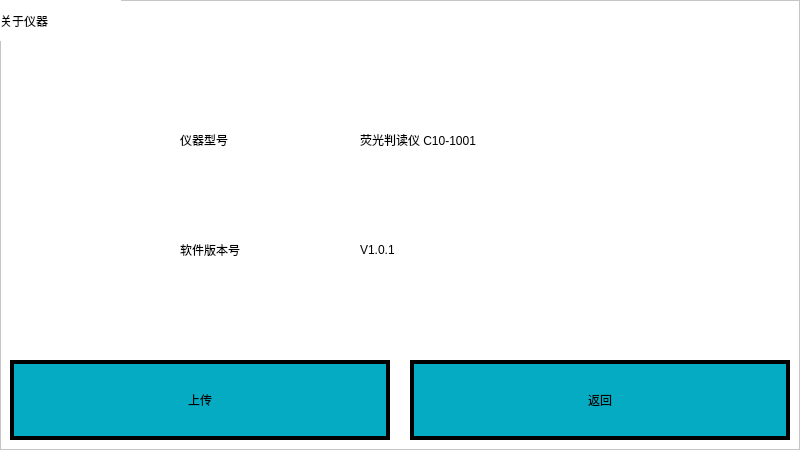
<?xml version="1.0" encoding="UTF-8"?>
<ui version="4.0">
 <class>Form</class>
 <widget class="QWidget" name="Form">
  <property name="geometry">
   <rect>
    <x>0</x>
    <y>0</y>
    <width>800</width>
    <height>450</height>
   </rect>
  </property>
  <property name="windowTitle">
   <string>Form</string>
  </property>
  <property name="styleSheet">
   <string notr="true">background-color: rgb(255, 255, 255);</string>
  </property>
  <widget class="QFrame" name="frame">
   <property name="geometry">
    <rect>
     <x>0</x>
     <y>0</y>
     <width>800</width>
     <height>450</height>
    </rect>
   </property>
   <property name="frameShape">
    <enum>QFrame::StyledPanel</enum>
   </property>
   <property name="frameShadow">
    <enum>QFrame::Raised</enum>
   </property>
   <widget class="QLabel" name="label_36">
    <property name="geometry">
     <rect>
      <x>360</x>
      <y>110</y>
      <width>311</width>
      <height>60</height>
     </rect>
    </property>
    <property name="styleSheet">
     <string notr="true">font: 20pt &quot;宋体&quot;;</string>
    </property>
    <property name="text">
     <string>荧光判读仪 C10-1001</string>
    </property>
   </widget>
   <widget class="QLabel" name="label_35">
    <property name="geometry">
     <rect>
      <x>180</x>
      <y>110</y>
      <width>121</width>
      <height>60</height>
     </rect>
    </property>
    <property name="styleSheet">
     <string notr="true">font: 20pt &quot;宋体&quot;;</string>
    </property>
    <property name="text">
     <string>仪器型号</string>
    </property>
   </widget>
   <widget class="QLabel" name="label_3">
    <property name="geometry">
     <rect>
      <x>0</x>
      <y>0</y>
      <width>121</width>
      <height>41</height>
     </rect>
    </property>
    <property name="styleSheet">
     <string notr="true">font: 20pt &quot;宋体&quot;;</string>
    </property>
    <property name="text">
     <string>关于仪器</string>
    </property>
   </widget>
   <widget class="QPushButton" name="btnReturn">
    <property name="geometry">
     <rect>
      <x>410</x>
      <y>360</y>
      <width>380</width>
      <height>80</height>
     </rect>
    </property>
    <property name="styleSheet">
     <string notr="true">QPushButton {
font: 20pt &quot;宋体&quot;;
border:4px solid rgb(0,0,0);
background-color:#05abc2;
}

QPushButton:pressed{
background-color: rgb(255, 0, 0);
}
</string>
    </property>
    <property name="text">
     <string>返回</string>
    </property>
   </widget>
   <widget class="QPushButton" name="btnUpload">
    <property name="geometry">
     <rect>
      <x>10</x>
      <y>360</y>
      <width>380</width>
      <height>80</height>
     </rect>
    </property>
    <property name="styleSheet">
     <string notr="true">QPushButton {
font: 20pt &quot;宋体&quot;;
border:4px solid rgb(0,0,0);
background-color:#05abc2;
}

QPushButton:pressed{
background-color: rgb(255, 0, 0);
}
</string>
    </property>
    <property name="text">
     <string>上传</string>
    </property>
   </widget>
   <widget class="QLabel" name="label">
    <property name="geometry">
     <rect>
      <x>180</x>
      <y>220</y>
      <width>141</width>
      <height>60</height>
     </rect>
    </property>
    <property name="styleSheet">
     <string notr="true">font: 20pt &quot;宋体&quot;;</string>
    </property>
    <property name="text">
     <string>软件版本号</string>
    </property>
   </widget>
   <widget class="QLabel" name="version_label">
    <property name="geometry">
     <rect>
      <x>360</x>
      <y>220</y>
      <width>311</width>
      <height>60</height>
     </rect>
    </property>
    <property name="styleSheet">
     <string notr="true">font: 20pt &quot;宋体&quot;;</string>
    </property>
    <property name="text">
     <string>V1.0.1</string>
    </property>
   </widget>
  </widget>
 </widget>
 <resources/>
 <connections/>
</ui>
